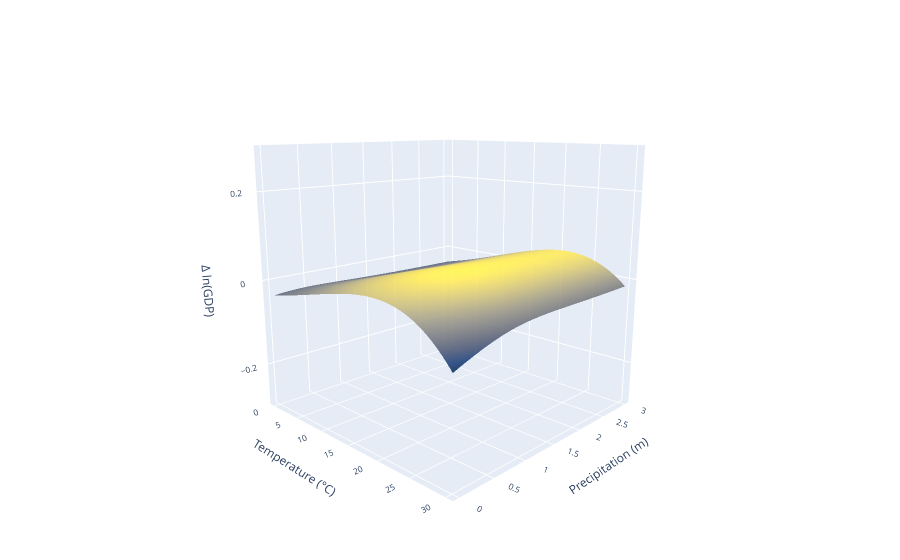

This figure's notebook cell:
### Markdown cell above
## 4. Data visualization

### Code cell
plot_data=model_surfaces[0]
fig= go.Figure(data=plot_data)

## 3-d surface plot
fig.update_layout(
        autosize=True,
       
        margin=dict(
            l=0,
            r=0,
            b=0,
            t=0,
        ),

            scene=dict(
                xaxis_title='Temperature (°C)',
                yaxis_title='Precipitation (m)',
                zaxis=dict(title=dict(text="Δ ln(GDP)"),range=[-0.3, 0.3]),
                camera=dict(eye=dict(x=1.738, y=-1.780, z=0.589))
                
            ),
            
            legend=dict(
                bgcolor='rgba(255,255,255,0.7)',
                bordercolor='black',
                borderwidth=1
            ),
            font=dict(
            size=10
        )
        )
fig.show()

### Figure 1 — Plotly figure (JSON) as saved in the notebook; plotly's stock layout.template omitted (floating-point values rounded to 4 significant figures; data arrays with more than 128 entries replaced by an {"elided": "..."} marker saying what was removed)
{"data": [{"colorscale": [[0, "#00224e"], [0.1111, "#123570"], [0.2222, "#3b496c"], [0.3333, "#575d6d"], [0.4444, "#707173"], [0.5556, "#8a8678"], [0.6667, "#a59c74"], [0.7778, "#c3b369"], [0.8889, "#e1cc55"], [1, "#fee838"]], "name": "Model (2,)", "opacity": 0.85, "showscale": false, "type": "surface", "x": {"elided": "90x90 float values"}, "y": {"elided": "90x90 float values"}, "z": {"elided": "90x90 float values"}}], "layout": {"autosize": true, "font": {"size": 10}, "legend": {"bgcolor": "rgba(255,255,255,0.7)", "bordercolor": "black", "borderwidth": 1}, "margin": {"b": 0, "l": 0, "r": 0, "t": 0}, "scene": {"camera": {"eye": {"x": 1.738, "y": -1.78, "z": 0.589}}, "xaxis": {"title": {"text": "Temperature (°C)"}}, "yaxis": {"title": {"text": "Precipitation (m)"}}, "zaxis": {"range": [-0.3, 0.3], "title": {"text": "Δ ln(GDP)"}}}}}
